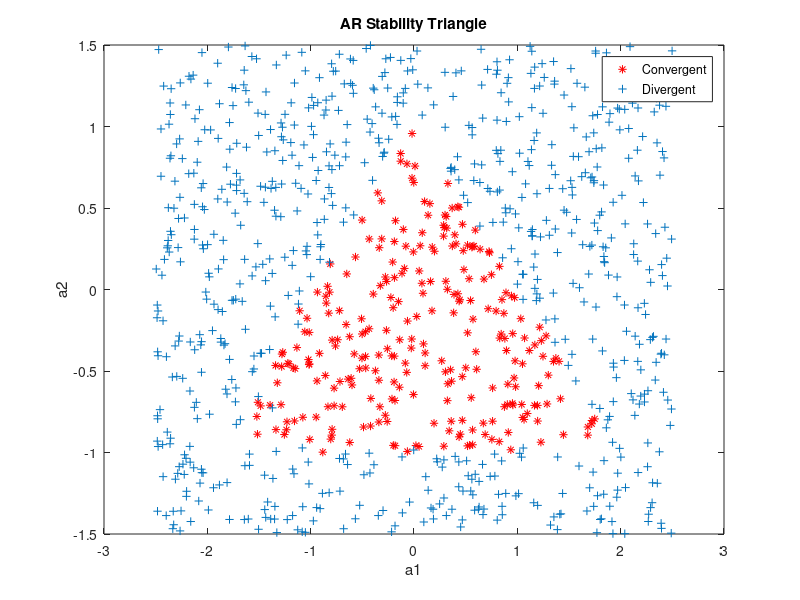

Write MATLAB code to recreate this figure.
clear all; close all; clc;
% define a1 and a2 
% The subtractions and multiplications provide the range and scaling needed
a1 = -2.5 + 5*rand(1000,1);
a2 = -1.5 + 3*rand(1000,1);

% Define some empty vectors to store stable/unstsable a1 and a2 values
a1stable = [];
a2stable = [];
a1unstable = [];
a2unstable = [];

% for all of the length of the a1/a2 samples
% loop from 1 to 1000
for i = 1:length(a1)
    %WGN
    w = randn(1000, 1);
    % where the output of our filter is going
    x = zeros(1000, 1);
    % the first two values need assinging so the process can start
    x(1) = w(1);
    x(2) = w(2);
    % Loop through to calculate our filtered signal
    for j = 3:1000
        x(j) = a1(i)*x(j-1) + a2(i)*x(j-2)+ w(j);
    end
    
    %Convergent
    if(abs(x(1000)) < 5)
        a1stable = [a1stable a1(i)];
        a2stable = [a2stable a2(i)];
    else
    %Divergent
        a1unstable = [a1unstable a1(i)];
        a2unstable = [a2unstable a2(i)];
    end
    
end

% plot the results

plot(a1stable, a2stable, '^r')
hold on;
plot(a1unstable, a2unstable, '+')
hold off;

    legend('Convergent', 'Non-Convergent');
    xlabel('a1');
    ylabel('a2');
    title('Randomly generated processes to show the stability triangle');

plot(a1stable, a2stable, '*r')
hold on;
plot(a1unstable, a2unstable, '+')
hold off;

    legend('Convergent', 'Divergent');
    xlabel('a1');
    ylabel('a2');
    title('AR Stability Triangle');

